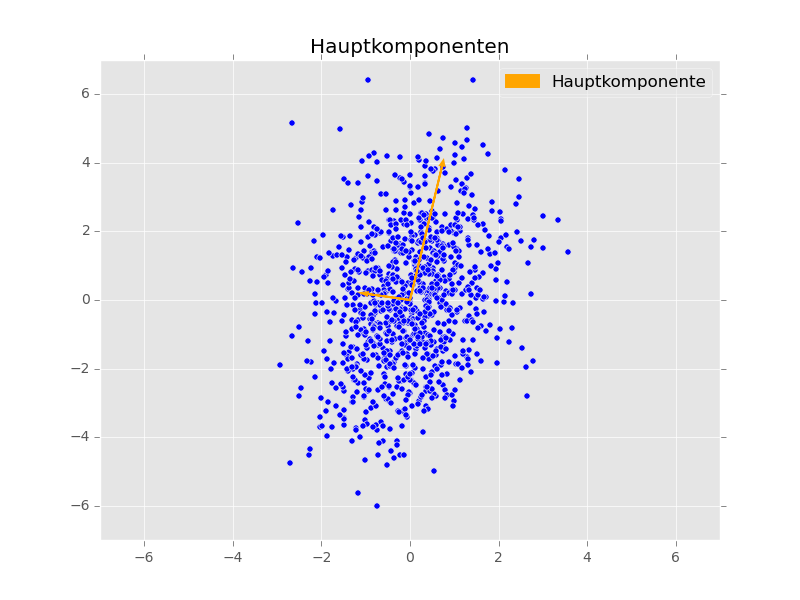

Source code (Python):
# coding: utf-8

import matplotlib
matplotlib.use('Qt4Agg')

import matplotlib.pyplot as plt
plt.style.use('ggplot')
import numpy as np
# from scipy.stats import chi2

N = 1000
cov = np.array([[1,0.5],[0.5,4]])
mean = np.array([0,0])
a = np.random.multivariate_normal(mean, cov, size=N)

c = (1/(N - 1)) * np.dot(a.T, a)
# print(np.shape(c))
lambdas, V = np.linalg.eigh(c)
plt.scatter(a[:, 0], a[:,1])
# plt.arrow(0, 0, V[1,0], V[1,1], head_width=0.05, head_length=0.1, fc='k', ec='k')
plt.arrow(0, 0, lambdas[0]*V[0,0], lambdas[0]*V[1,0], linewidth=1.4, color='orange',  head_width=0.1)
arrow = plt.arrow(0, 0, lambdas[1]*V[0,1], lambdas[1]*V[1,1], linewidth=1.4, color='orange',  head_width=0.1)
# print(lambdas, V)
# class_1 = X[Y == 1]
# class_2 = X[Y < 1]
#
# mu_1 = np.mean(class_1, axis=0)
# mu_2 = np.mean(class_2, axis=0)
#
# variance_1 = np.dot((class_1 - mu_1).T, (class_1 - mu_1))
# variance_2 = np.dot((class_2 - mu_2).T, (class_2 - mu_2))
#
# weights =np.dot( np.linalg.inv(variance_1 + variance_2)  ,  (mu_2 - mu_1))
#
# c = np.dot(weights , (mu_1 + mu_2)) * 0.5

plt.title("Hauptkomponenten")
# plt.axvline(c, linewidth=1.3, color='0.5', label="Schwellwert $c$")
# plt.hist(np.dot(class_1, weights), linewidth=1.5, histtype='step', bins = 10, normed=True, color="orange", label="Projektion Klasse 1")
# plt.hist(np.dot(class_2, weights), linewidth=1.5, histtype='step', bins = 10, normed=True, color="blue", label="Projektion Klasse 2")
plt.legend([arrow,], ['Hauptkomponente',],loc='best', fancybox=True, framealpha=0.5)
# plt.legend()

plt.xlim(xmax = 7, xmin=-7)
plt.ylim(ymax = 7, ymin=-7)
# plt.show()

plt.savefig('pca.png')
